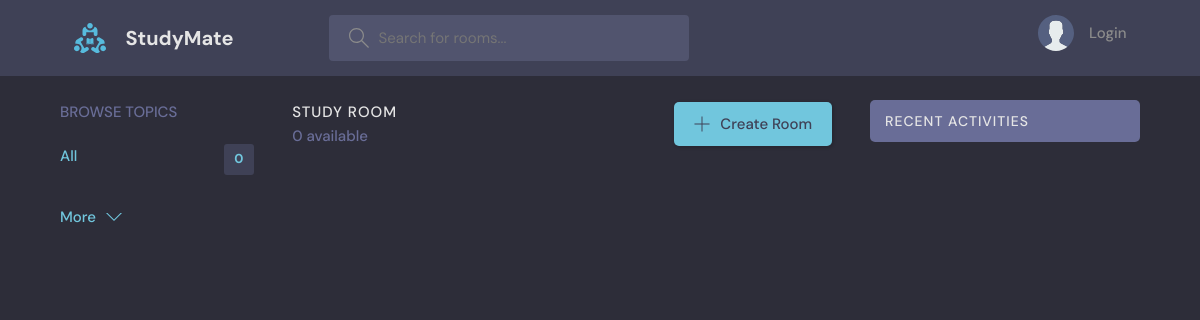
The app's page /, older data.
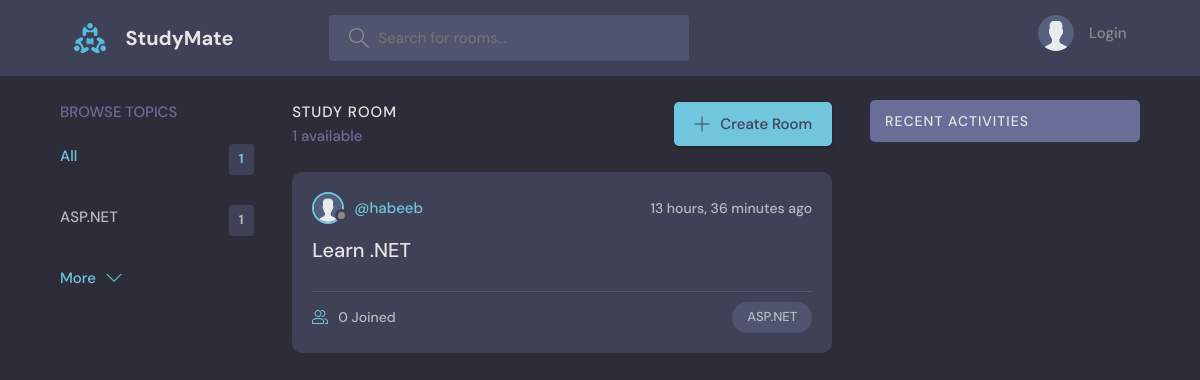
The same page, newer data.
### base/models.py (models this page shows, shortened)
class Topic(models.Model):
    name = models.CharField(max_length=200)

class Room(models.Model):
    host = models.ForeignKey(User, on_delete=models.SET_NULL, null=True)
    topic = models.ForeignKey(Topic, on_delete=models.SET_NULL, null=True)
    name = models.CharField(max_length=200)
    description = models.TextField(null=True, blank=True)
    participants = models.ManyToManyField(User, related_name='participants', blank=True)
    updated = models.DateTimeField(auto_now=True)
    created = models.DateTimeField(auto_now_add=True)
    class Meta:
        ordering = ['-updated', '-created']

class User(AbstractUser):
    name = models.CharField(max_length=200, null=True)
    email = models.EmailField(unique=True, null=True)
    bio = models.TextField(null=True)
    avatar = models.ImageField(null=True, default='avatar.svg')
    USERNAME_FIELD: 'email'

### base/views.py (the view)
# urls.py: path('', views.home, name='home'),
def home(request):
    q = request.GET.get('q') if request.GET.get('q') != None else ''
    rooms = Room.objects.filter(
        Q(topic__name__icontains=q) |
        Q(name__icontains=q) |
        Q(description__icontains=q)
    )
    topics = Topic.objects.all()[0:5]
    room_count = rooms.count()
    room_messages = Message.objects.filter(Q(room__topic__name__icontains=q))
    context = {'rooms': rooms, 'topics': topics,
               'room_count': room_count, 'room_messages': room_messages}
    return render(request, 'base/home.html', context)

### base/templates/base/home.html (shortened to what this page needs)
{% extends 'main.html' %}
{% block content %}
<main class="layout layout--3">
  <div class="container">
    {% include 'base/topics_component.html' %}
    <div class="roomList">
      <div class="roomList__header">
        <div>
          <h2>Study Room</h2>
          <p>{{room_count}} available</p>
        </div>
        <a class="btn btn--main" href="{% url 'create-room' %}">
          <svg
            version="1.1"
            xmlns="http://www.w3.org/2000/svg"
            width="32"
            height="32"
            viewBox="0 0 32 32"
          >
            <title>add</title>
            <path
              d="M16.943 0.943h-1.885v14.115h-14.115v1.885h14.115v14.115h1.885v-14.115h14.115v-1.885h-14.115v-14.115z"
            ></path>
          </svg>
          Create Room
        </a>
      </div>
    {% include 'base/feed_component.html' %}
    </div>
    {% include 'base/activity_component.html' %}
  </div>
</main>
{% endblock %}

### base/templates/base/topics_component.html
<div class="topics">
  <div class="topics__header">
    <h2>Browse Topics</h2>
  </div>
  <ul class="topics__list">
    <li>
      <a href="{% url 'home' %}" class="active">All <span>{{topics.count}}</span></a>
    </li>
{% for topic in topics %}
    <li>
      <a href="{% url 'home' %}?q={{topic.name}}">{{topic.name}}<span>{{topic.room_set.all.count}}</span></a>
    </li>
    {% endfor %}
  </ul>
  <a class="btn btn--link" href="{% url 'topics' %}">
    More
    <svg
      version="1.1"
      xmlns="http://www.w3.org/2000/svg"
      width="32"
      height="32"
      viewBox="0 0 32 32"
    >
      <title>chevron-down</title>
      <path d="M16 21l-13-13h-3l16 16 16-16h-3l-13 13z"></path>
    </svg>
  </a>
</div>

### base/templates/base/feed_component.html (shortened to what this page needs)
{% for room in rooms %}
<div class="roomListRoom">
  <div class="roomListRoom__header">
    <a
      href="{% url 'user-profile' room.host.id %}"
      class="roomListRoom__author"
    >
      <div class="avatar avatar--small">
        <img src="{{room.host.avatar.url}}" />
      </div>
      <span>@{{room.host.username}}</span>
    </a>
    <div class="roomListRoom__actions">
      <span>{{room.created|timesince}} ago</span>
    </div>
  </div>
  <div class="roomListRoom__content">
    <a href="{% url 'room' room.id %}">{{room.name}}</a>
  </div>
  <div class="roomListRoom__meta">
    <a href="{% url 'room' room.id %}" class="roomListRoom__joined">
      {{room.participants.all.count}} Joined
    </a>
    <p class="roomListRoom__topic">{{room.topic.name}}</p>
  </div>
</div>
{% endfor %}

Row changes from the older to the newer data that the page shows:
added Topic: name "ASP.NET", room_set.all.count "1"
added Room: host.avatar (placeholder picture), host.username "habeeb", created "13 hours, 36 minutes", name "Learn .NET", participants.all.count "0", topic.name "ASP.NET"
Text that changed along with them:
{{ topics.count }}: "0" → "1"
{{ room_count }}: "0" → "1"
